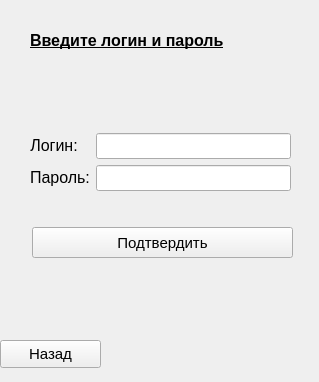
<?xml version="1.0" encoding="UTF-8"?>
<ui version="4.0">
 <class>AuthorisationForm</class>
 <widget class="QWidget" name="AuthorisationForm">
  <property name="geometry">
   <rect>
    <x>0</x>
    <y>0</y>
    <width>319</width>
    <height>382</height>
   </rect>
  </property>
  <property name="minimumSize">
   <size>
    <width>319</width>
    <height>382</height>
   </size>
  </property>
  <property name="maximumSize">
   <size>
    <width>319</width>
    <height>382</height>
   </size>
  </property>
  <property name="font">
   <font>
    <pointsize>11</pointsize>
   </font>
  </property>
  <property name="windowTitle">
   <string>Form</string>
  </property>
  <widget class="QPushButton" name="confirm_button">
   <property name="geometry">
    <rect>
     <x>32</x>
     <y>227</y>
     <width>261</width>
     <height>31</height>
    </rect>
   </property>
   <property name="cursor">
    <cursorShape>PointingHandCursor</cursorShape>
   </property>
   <property name="toolTip">
    <string>&lt;html&gt;&lt;head/&gt;&lt;body&gt;&lt;p&gt;&lt;span style=&quot; font-size:14pt;&quot;&gt;Кнопка&lt;/span&gt;&lt;/p&gt;&lt;/body&gt;&lt;/html&gt;</string>
   </property>
   <property name="whatsThis">
    <string>&lt;html&gt;&lt;head/&gt;&lt;body&gt;&lt;p&gt;&lt;span style=&quot; font-size:14pt;&quot;&gt;Подтвердить&lt;/span&gt;&lt;/p&gt;&lt;/body&gt;&lt;/html&gt;</string>
   </property>
   <property name="text">
    <string>Подтвердить</string>
   </property>
  </widget>
  <widget class="QLabel" name="out_label1">
   <property name="geometry">
    <rect>
     <x>30</x>
     <y>20</y>
     <width>261</width>
     <height>41</height>
    </rect>
   </property>
   <property name="text">
    <string>&lt;html&gt;&lt;head/&gt;&lt;body&gt;&lt;p&gt;&lt;span style=&quot; font-size:12pt; font-weight:600; text-decoration: underline;&quot;&gt;Введите логин и пароль&lt;/span&gt;&lt;/p&gt;&lt;/body&gt;&lt;/html&gt;</string>
   </property>
  </widget>
  <widget class="QWidget" name="formLayoutWidget">
   <property name="geometry">
    <rect>
     <x>30</x>
     <y>133</y>
     <width>261</width>
     <height>82</height>
    </rect>
   </property>
   <layout class="QFormLayout" name="formLayout">
    <item row="1" column="0">
     <widget class="QLabel" name="give_login_label">
      <property name="text">
       <string>&lt;html&gt;&lt;head/&gt;&lt;body&gt;&lt;p align=&quot;center&quot;&gt;&lt;span style=&quot; font-size:12pt;&quot;&gt;Логин:&lt;/span&gt;&lt;/p&gt;&lt;/body&gt;&lt;/html&gt;</string>
      </property>
     </widget>
    </item>
    <item row="2" column="0">
     <widget class="QLabel" name="give_password_label">
      <property name="text">
       <string>&lt;html&gt;&lt;head/&gt;&lt;body&gt;&lt;p&gt;&lt;span style=&quot; font-size:12pt;&quot;&gt;Пароль:&lt;/span&gt;&lt;/p&gt;&lt;/body&gt;&lt;/html&gt;</string>
      </property>
     </widget>
    </item>
    <item row="1" column="1">
     <widget class="QLineEdit" name="enter_login"/>
    </item>
    <item row="2" column="1">
     <widget class="QLineEdit" name="enter_password"/>
    </item>
   </layout>
  </widget>
  <widget class="QLabel" name="wrong_label">
   <property name="geometry">
    <rect>
     <x>30</x>
     <y>300</y>
     <width>261</width>
     <height>51</height>
    </rect>
   </property>
   <property name="text">
    <string>&lt;html&gt;&lt;head/&gt;&lt;body&gt;&lt;p&gt;&lt;br/&gt;&lt;/p&gt;&lt;/body&gt;&lt;/html&gt;</string>
   </property>
  </widget>
  <widget class="QPushButton" name="back_button">
   <property name="geometry">
    <rect>
     <x>0</x>
     <y>340</y>
     <width>101</width>
     <height>28</height>
    </rect>
   </property>
   <property name="text">
    <string>Назад</string>
   </property>
  </widget>
 </widget>
 <resources/>
 <connections/>
</ui>
